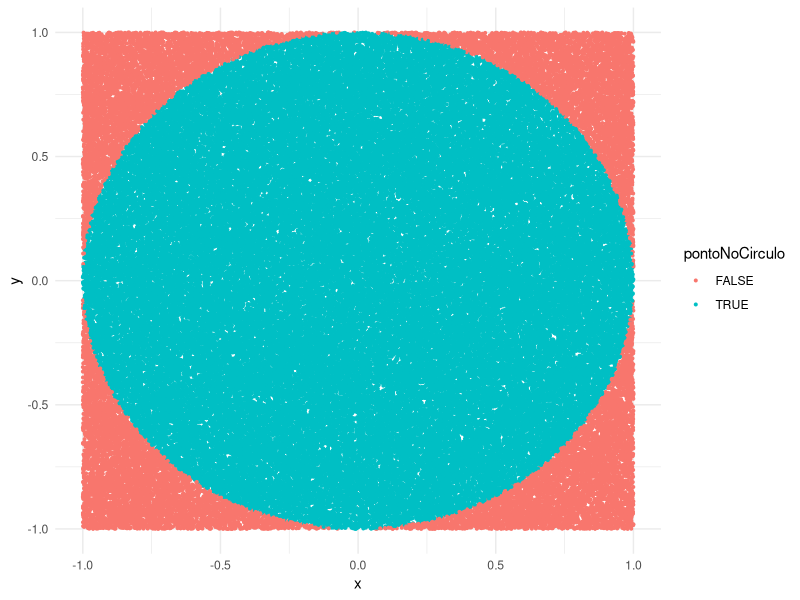
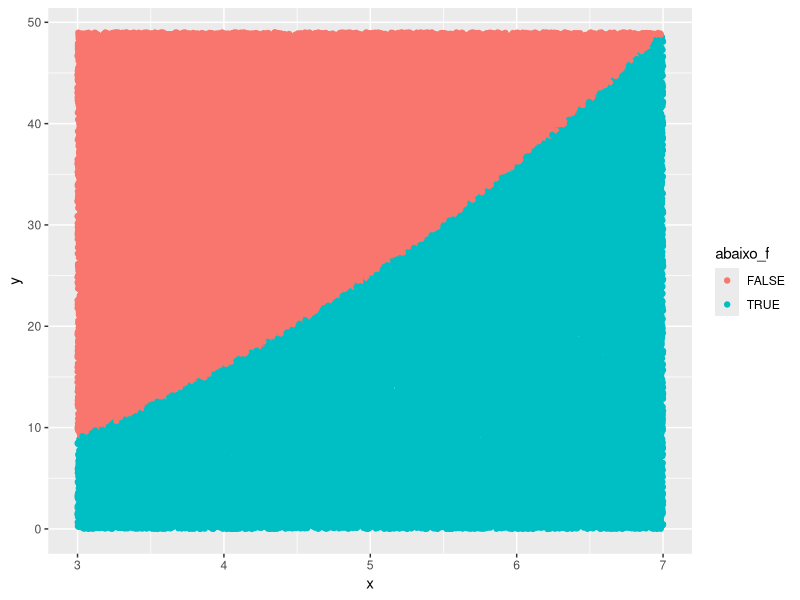

These figures' R source, in order:
## ---- chunk 1
library(tidyverse)
library(kableExtra)
## ---- chunk 2
numReplicas <- 100000

set.seed(123)
pontos <- tibble(
  x = runif(numReplicas, -1, 1),
  y = runif(numReplicas, -1, 1)
)

#pontos %>% top_n(10) %>%  kbl()
## ---- chunk 3
pontos <- pontos %>% 
  mutate(raio = sqrt(x^2 + y^2),
         pontoNoCirculo = if_else(raio <= 1, TRUE, FALSE))

#pontos %>% top_n(10) %>% kbl()
## ---- chunk 4
pontos %>%
  ggplot() +
  geom_point(aes(x=x, y = y, color = pontoNoCirculo), size = .7) +
  theme_minimal()

## ---- chunk 5
ratio <- sum(pontos$pontoNoCirculo)/nrow(pontos)
piApr <- 4*ratio
print(piApr)
## ---- chunk 6
numReplicas <- 100000

set.seed(123)
pontos <- tibble(
  x = runif(numReplicas, 3, 7),
  y = runif(numReplicas, 0, 7^2),
  f_x = x^2,
  abaixo_f = if_else(y <= f_x, TRUE, FALSE))
## ---- chunk 7
pontos %>% 
  ggplot() + geom_point(aes(x= x, y=y, color = abaixo_f))
